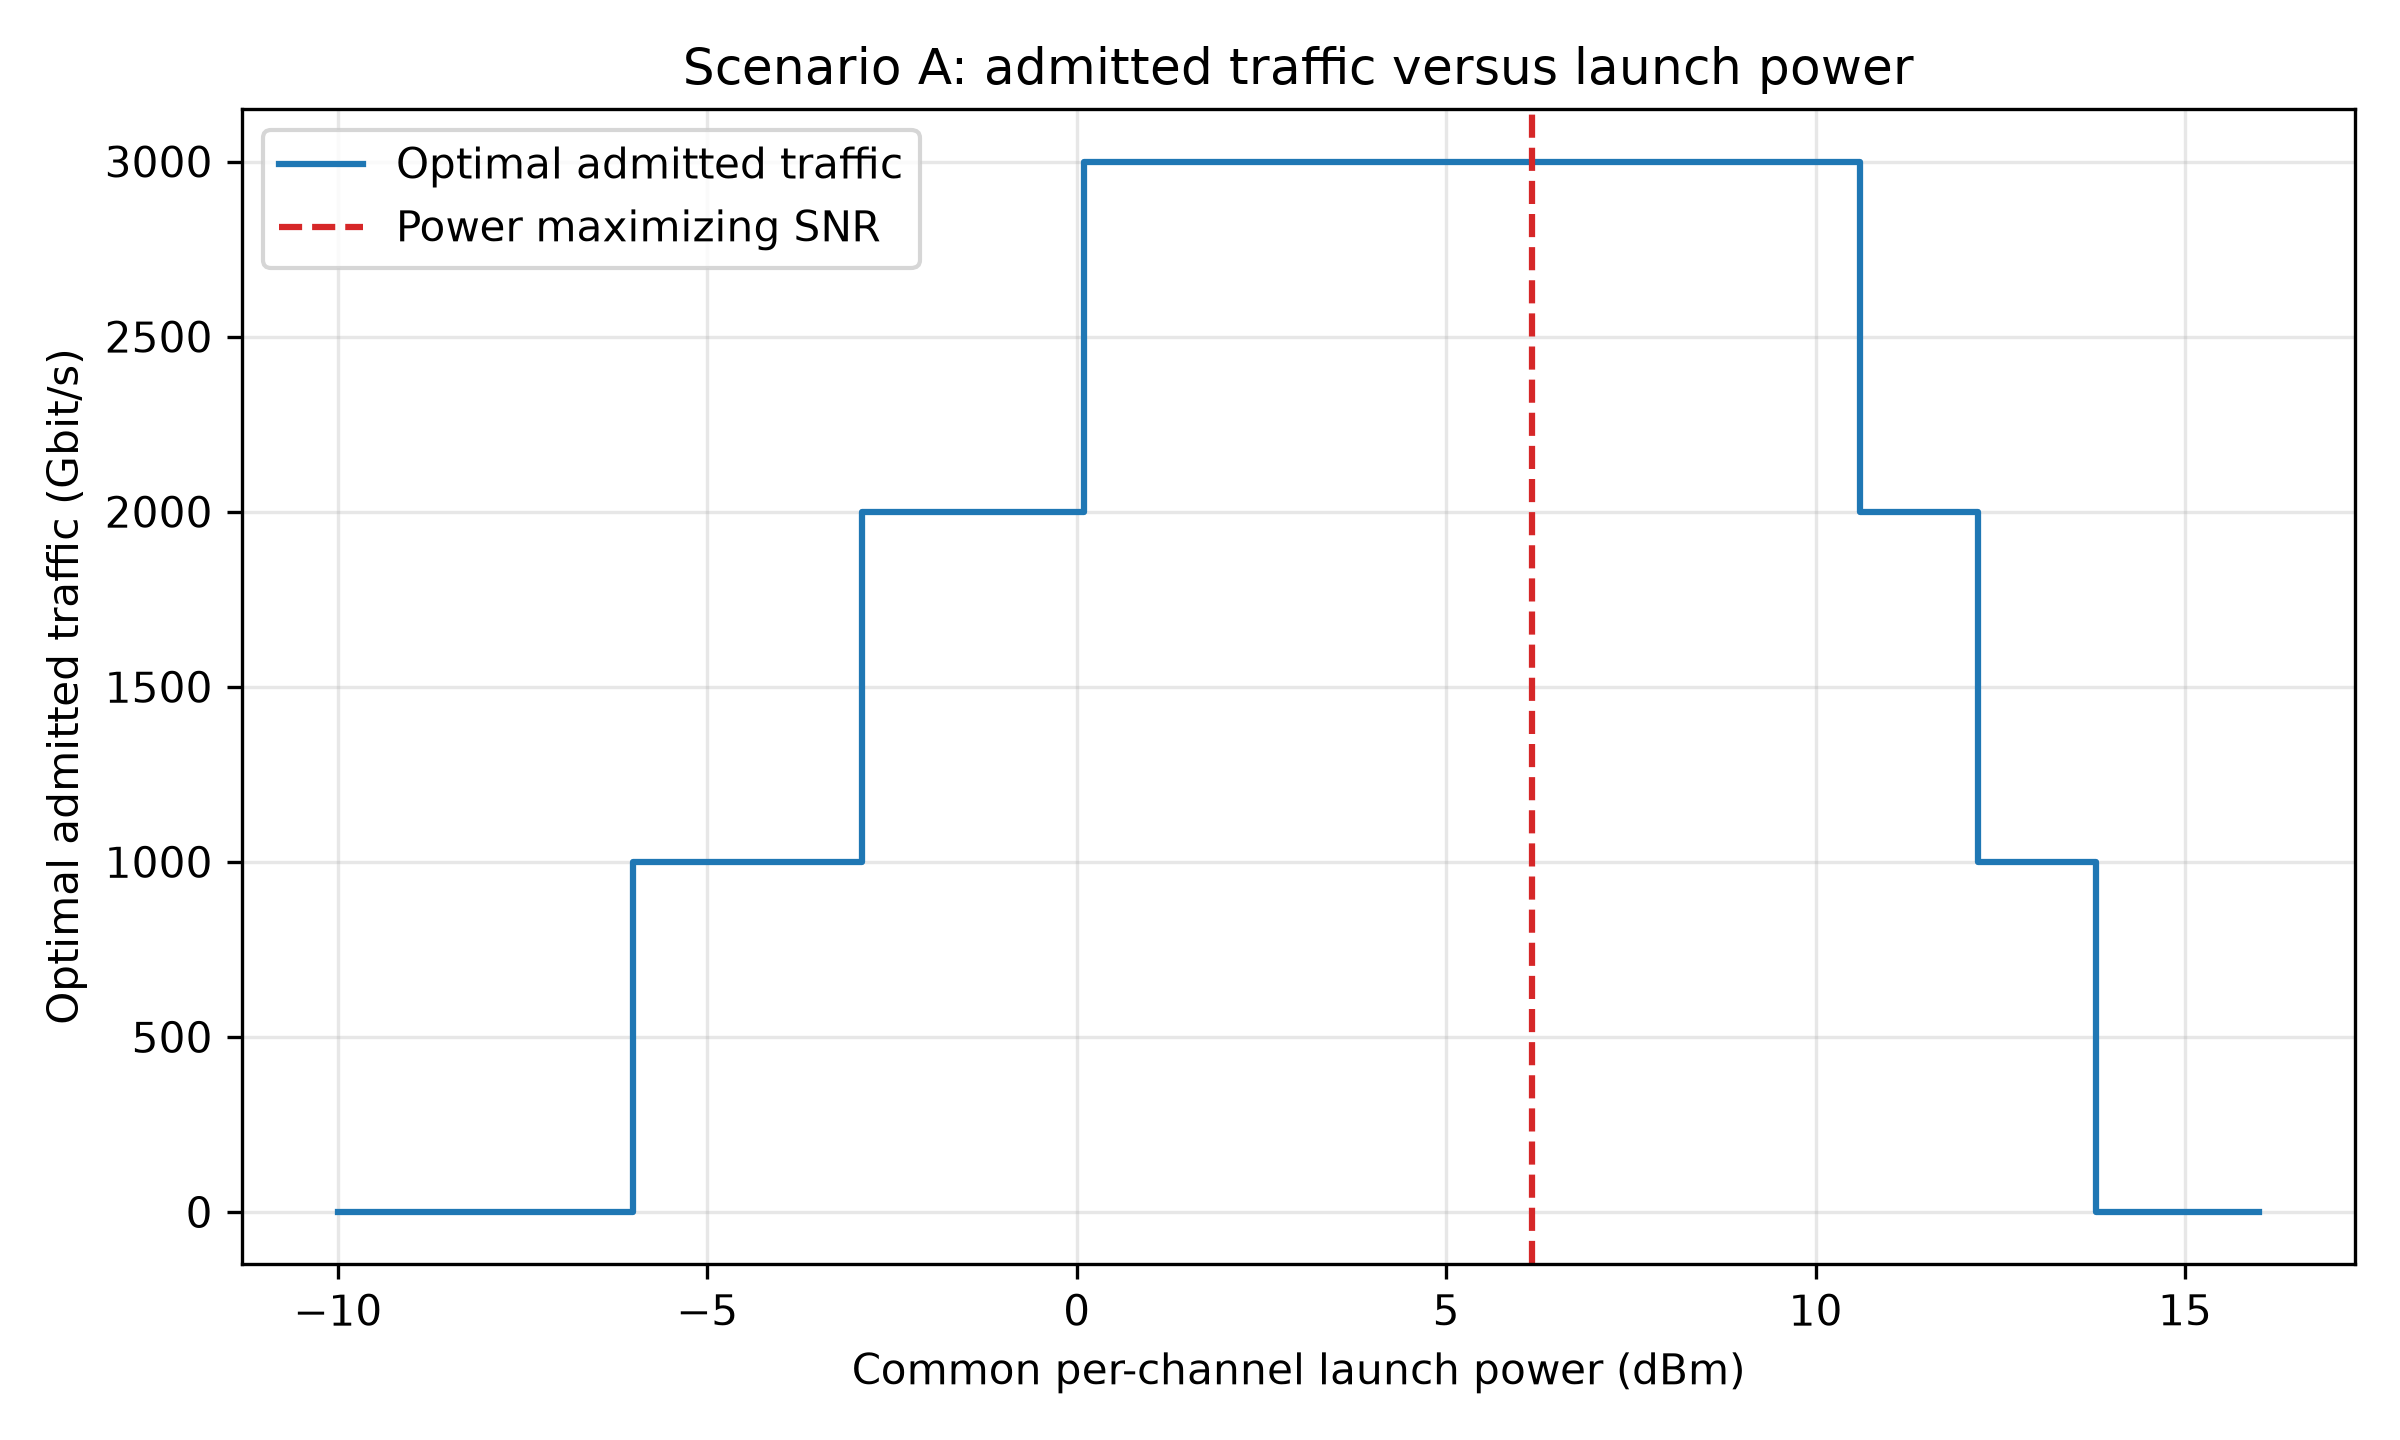

This chart was generated by the following Python code:
import math

# 光纤与信号参数
alpha_dB = 0.22       # 损耗，dB/km
Lspan_km = 80         # 单跨长度，km
gamma = 1.3          # 光纤非线性参数，1/(W·km)
beta2_abs = 21.3e-24 # 色散参数的绝对值，s²/km
Rs = 200e9           # 符号率，baud；假设零滚降矩形频谱

# 把 dB/km 换为指数衰减公式使用的 1/km
alpha = alpha_dB * math.log(10) / 10

# 论文式 (4.25)：分开计算，便于检查
loss_factor = (1 - math.exp(-alpha * Lspan_km)) ** 2

prefactor = (
    (32 / 27) * gamma**2 * loss_factor
    / (4 * math.pi * alpha * beta2_abs * Rs**2)
)

argument = math.pi**2 * beta2_abs * Rs**2 / (2 * alpha)

X_spm = prefactor * math.asinh(argument)

print(f"alpha = {alpha:.6f} km^-1")
print(f"Single-span X_spm = {X_spm:.3f} W^-2")
# 单跨 XPM 系数：论文式 (4.24)
# delta_f 的单位为 Hz；用于不同且频谱不重叠的信道
def xpm_coefficient(delta_f):
    df = abs(delta_f)

    scale = math.pi**2 * beta2_abs * Rs / alpha
    upper = scale * (df + Rs / 2)
    lower = scale * (df - Rs / 2)

    return prefactor * (
        math.asinh(upper) - math.asinh(lower)
    )


# 先测试三个频率间隔
print("\n--- XPM from a single interfering channel ---")

for spacing_GHz in [400, 800, 1600]:
    X_xpm = xpm_coefficient(spacing_GHz * 1e9)

    print(
        f"Frequency spacing {spacing_GHz:4d} GHz: "
        f"X_xpm = {X_xpm:.3f} W^-2"
    )
# WDM 基线配置：所有信道均开启，且发射功率相同
B_total = 10e12       # 可用频带，Hz
spacing = 400e9      # 相邻信道中心间隔，Hz
Nch = int(B_total / spacing)

# Python 从 0 编号：25 个信道的中间编号为 12
i = Nch // 2

X_xpm_sum = 0.0

for j in range(Nch):
    if j == i:
        continue  # 跳过自身；自身的贡献已由 SPM 计算

    delta_f = abs(j - i) * spacing
    X_xpm_sum += xpm_coefficient(delta_f)

# 被观察信道的单跨总非线性系数
eta_span = X_spm + X_xpm_sum

print("\n--- Central WDM channel: single-span results ---")
print(f"Number of channels: {Nch}")
print(f"Observed channel index: {i} (zero-based)")
print(f"Single-span SPM coefficient: {X_spm:.3f} W^-2")
print(f"Single-span XPM sum: {X_xpm_sum:.3f} W^-2")
print(f"Single-span eta_span: {eta_span:.3f} W^-2")
import numpy as np
import matplotlib.pyplot as plt

# 多跨累积：先采用非相干基线
Nspan = 10
epsilon = 0.0

eta_total = (
    Nspan**(1 + epsilon) * X_spm
    + Nspan * X_xpm_sum
)

# ASE：沿用之前的高增益近似
h = 6.62607015e-34
nu = 193.5e12
NF_dB = 4.5

F = 10**(NF_dB / 10)
G = 10**(alpha_dB * Lspan_km / 10)

ASE_span = F * h * nu * Rs * G
ASE_total = Nspan * ASE_span

# 扫描所有信道共同采用的单信道发射功率
P_dBm_scan = np.linspace(-10, 12, 441)
P_W_scan = 10**((P_dBm_scan - 30) / 10)

NLI_scan = eta_total * P_W_scan**3
SNR_scan = P_W_scan / (ASE_total + NLI_scan)
SNR_ase = P_W_scan / ASE_total

# 解析最优点
P_opt_W = (ASE_total / (2 * eta_total))**(1 / 3)
P_opt_dBm = 10 * np.log10(P_opt_W / 1e-3)

SNR_opt = P_opt_W / (
    ASE_total + eta_total * P_opt_W**3
)
SNR_opt_dB = 10 * np.log10(SNR_opt)

print("\n--- 800 km incoherent GN baseline ---")
print(f"eta_total = {eta_total:.3f} W^-2")
print(f"Total ASE = {ASE_total * 1e6:.3f} μW")
print(f"Analytical optimal power = {P_opt_dBm:.3f} dBm")
print(f"Analytical maximum SNR = {SNR_opt_dB:.3f} dB")

# 绘图
plt.figure(figsize=(7, 4.5))
plt.plot(P_dBm_scan, 10 * np.log10(SNR_ase),
         "--", label="ASE only")
plt.plot(P_dBm_scan, 10 * np.log10(SNR_scan),
         label="ASE + NLI", linewidth=2)
plt.scatter(P_opt_dBm, SNR_opt_dB,
            color="red", label="Maximum SNR", zorder=5)

plt.xlabel("Launch power per channel (dBm)")
plt.ylabel("Central-channel SNR (dB)")
plt.title(
    f"{Nspan * Lspan_km} km, {Nch} channels "
    f"(epsilon={epsilon:g})"
)
plt.grid(True, alpha=0.3)
plt.legend()
plt.tight_layout()
plt.savefig("step4_snr_vs_power.png", dpi=300)

# --- 第 10 步：路径 SNR → 调制格式 → 单信道净速率 ---

# 论文表 4.2：
# (调制格式, 双偏振每符号比特数, 所需 SNR / dB)
# 使用 pre-FEC BER = 0.015，对应 20% FEC 开销
formats = [
    ("PM-BPSK",     2,  3.72),
    ("PM-QPSK",     4,  6.73),
    ("PM-8QAM",     6, 10.81),
    ("PM-16QAM",    8, 13.24),
    ("PM-32QAM",   10, 16.22),
    ("PM-64QAM",   12, 19.01),
    ("PM-128QAM",  14, 21.81),
    ("PM-256QAM",  16, 24.65),
    ("PM-512QAM",  18, 27.38),
    ("PM-1024QAM", 20, 30.27),
]

fec_overhead = 0.20
P0 = P_opt_W  # 各条路径均使用相同的单信道功率


def route_snr_dB(ns):
    """Return the central-channel SNR for a fully loaded route of ns spans."""
    ase = ns * ASE_span
    eta = ns**(1 + epsilon) * X_spm + ns * X_xpm_sum
    snr = P0 / (ase + eta * P0**3)
    return 10 * np.log10(snr)


print("\n--- Modulation formats and per-channel net rates at different distances ---")
print(f"Common per-channel power: {P_opt_dBm:.3f} dBm")

for ns in [10, 20, 30, 40, 50]:
    length_km = ns * Lspan_km
    snr_dB = route_snr_dB(ns)

    # 格式按阶数升序排列，保留满足门限的最高阶格式
    selected = None
    for name, bits_dp, required_dB in formats:
        if snr_dB >= required_dB:
            selected = (name, bits_dp)

    if selected is None:
        print(f"L = {length_km:4.0f} km: No available modulation format")
    else:
        name, bits_dp = selected
        rate_net = Rs * bits_dp / (1 + fec_overhead)

        print(
            f"L = {length_km:4.0f} km: "
            f"SNR = {snr_dB:.3f} dB, "
            f"{name:8s}, "
            f"Net rate = {rate_net / 1e9:.1f} Gbit/s"
        )
# --- 第 11 步：计算候选路径的传输能力 ---

# 双向链路：键中的节点按字母顺序排列，数值单位为 km
links_km = {
    ("A", "B"): 400,
    ("B", "D"): 400,
    ("A", "C"): 800,
    ("C", "D"): 800,
    ("B", "C"): 1200,
}

# 本步先手动指定三条候选路径
import networkx as nx
from itertools import islice

# --- 第 14 步：自动生成候选最短路径 ---

# 根据已有链路数据建立无向图，以距离作为边的权重
graph = nx.Graph()

for (u, v), length_km in links_km.items():
    graph.add_edge(u, v, length_km=length_km)

source_node = "A"
target_node = "D"
K = 4

# 按总距离从短到长生成不重复节点的路径，最多取 K 条
path_generator = nx.shortest_simple_paths(
    graph,
    source_node,
    target_node,
    weight="length_km",
)

routes = list(islice(path_generator, K))

print("\n--- Automatically generated candidate routes ---")

for rank, route in enumerate(routes, start=1):
    length_km = sum(
        graph[u][v]["length_km"]
        for u, v in zip(route[:-1], route[1:])
    )

    route_name = " -> ".join(route)

    print(
        f"Route {rank}: {route_name}, "
        f"L = {length_km:.0f} km"
    )

print("\n--- Candidate routes from A to D ---")

for route in routes:
    length_km = 0

    # 依次取出路径中的相邻节点，并累加链路长度
    for u, v in zip(route[:-1], route[1:]):
        key = tuple(sorted((u, v)))
        length_km += links_km[key]

    # 本例每条链路均由完整的 80 km 跨组成
    ns = int(length_km / Lspan_km)
    snr_dB = route_snr_dB(ns)

    # 选择满足 SNR 门限的最高阶调制格式
    selected = None
    for name, bits_dp, required_dB in formats:
        if snr_dB >= required_dB:
            selected = (name, bits_dp)

    route_name = " -> ".join(route)

    if selected is None:
        print(f"{route_name}: No supported modulation format")
    else:
        name, bits_dp = selected
        rate_net = Rs * bits_dp / (1 + fec_overhead)

        print(
            f"{route_name}: "
            f"L = {length_km:.0f} km, "
            f"Ns = {ns}, "
            f"SNR = {snr_dB:.3f} dB, "
            f"{name}, "
            f"Net rate = {rate_net / 1e9:.1f} Gbit/s"
        )

# --- 第 12 步：检查候选路径的波长连续性 ---

# 人为设置各链路的空闲波长编号，其余编号视为已占用
# 波长编号采用 1 到 Nch，物理模型仍保留 Nch = 25
free_wavelengths = {
    ("A", "B"): {1, 2},
    ("B", "D"): {3, 4},
    ("A", "C"): {5, 6},
    ("C", "D"): {6, 7},
    ("B", "C"): {2, 6},
}

print("\n--- Wavelength continuity check ---")

for route in routes:
    # 从全部波长开始，逐段取空闲波长集合的交集
    common_free = set(range(1, Nch + 1))

    for u, v in zip(route[:-1], route[1:]):
        key = tuple(sorted((u, v)))
        common_free = common_free.intersection(
            free_wavelengths[key]
        )

    route_name = " -> ".join(route)

    if common_free:
        print(
            f"{route_name}: "
            f"Common free wavelengths = {sorted(common_free)}"
        )
    else:
        print(
            f"{route_name}: "
            "No common free wavelength"
        )
# --- 第 13 步：接受连接请求并更新波长占用状态 ---

def allocate_connection(demand_gbps, wavelength_rule="max"):
    # 按给定顺序检查候选路径，目前按距离从短到长排列
    for route in routes:
        link_keys = [
            tuple(sorted((u, v)))
            for u, v in zip(route[:-1], route[1:])
        ]

        # 计算路径距离、跨数和保守估计的 SNR
        length_km = sum(links_km[key] for key in link_keys)
        ns = int(length_km / Lspan_km)
        snr_dB = route_snr_dB(ns)

        # 选择满足 SNR 门限的最高阶调制格式
        selected = None
        for name, bits_dp, required_dB in formats:
            if snr_dB >= required_dB:
                selected = (name, bits_dp)

        if selected is None:
            continue

        name, bits_dp = selected
        rate_net = Rs * bits_dp / (1 + fec_overhead)

        # 单信道净速率不足时，继续检查下一条路径
        if rate_net < demand_gbps * 1e9:
            continue

        # 检查整条路径上的共同空闲波长
        common_free = set(range(1, Nch + 1))
        for key in link_keys:
            common_free = common_free.intersection(
                free_wavelengths[key]
            )

        if not common_free:
            continue

        # First-fit：选择编号最小的共同空闲波长
                # 根据参数选择最小或最大编号的共同空闲波长
        if wavelength_rule == "min":
            wavelength = min(common_free)
        elif wavelength_rule == "max":
            wavelength = max(common_free)
        else:
            raise ValueError(
                "wavelength_rule must be 'min' or 'max'."
            )

        # 所有检查通过后，才更新整条路径的资源状态
        for key in link_keys:
            free_wavelengths[key].remove(wavelength)

        return {
            "route": route,
            "wavelength": wavelength,
            "modulation": name,
            "net_rate_gbps": rate_net / 1e9,
        }

    # 所有候选路径均未通过检查
    return None


# 两个请求依次到来，第二个请求会看到第一个请求占用后的状态
requests_gbps = [1000.0, 1000.0]

print("\n--- Sequential connection allocation ---")

for request_id, demand_gbps in enumerate(requests_gbps, start=1):
    print(
        f"Request {request_id}: A -> D, "
        f"Demand = {demand_gbps:.1f} Gbit/s"
    )

    result = allocate_connection(demand_gbps)

    if result is None:
        print("  Blocked: no feasible candidate route.")
    else:
        route_name = " -> ".join(result["route"])
        print(
            f"  Accepted: {route_name}, "
            f"Wavelength = {result['wavelength']}, "
            f"{result['modulation']}, "
            f"Net rate = {result['net_rate_gbps']:.1f} Gbit/s"
        )

print("\n--- Remaining free wavelengths ---")
for key in [("A", "C"), ("C", "D")]:
    print(
        f"{key[0]} - {key[1]}: "
        f"{sorted(free_wavelengths[key])}"
    )
# --- 第 15 步：比较候选路径数量 K 对接入结果的影响 ---

# 重新定义实验的初始状态，避免使用之前已被占用的状态
initial_free_wavelengths = {
    ("A", "B"): {1, 2},
    ("B", "D"): {3, 4},
    ("A", "C"): {5, 6},
    ("C", "D"): {6, 7},
    ("B", "C"): {2, 6},
}

# 保存最多四条候选路径，按距离从短到长排列
all_routes = list(
    islice(
        nx.shortest_simple_paths(
            graph, "A", "D", weight="length_km"
        ),
        4,
    )
)

test_requests_gbps = [1000.0, 1000.0]

print("\n--- Effect of candidate route count K ---")

for k in range(1, len(all_routes) + 1):
    # 当前实验只允许使用前 k 条候选路径
    routes = all_routes[:k]

    # 每组实验都恢复相同的初始资源状态
    # 每个集合也要单独复制，避免修改初始数据
    free_wavelengths = {
        key: wavelengths.copy()
        for key, wavelengths in initial_free_wavelengths.items()
    }

    accepted = 0
    carried_gbps = 0.0

    # 同一组实验内，请求依次到来并更新资源占用
    for demand_gbps in test_requests_gbps:
        result = allocate_connection(demand_gbps)

        if result is not None:
            accepted += 1
            carried_gbps += demand_gbps

    total_requests = len(test_requests_gbps)
    blocked = total_requests - accepted
    blocked_fraction = blocked / total_requests

    print(
        f"K = {k}: "
        f"Accepted = {accepted}/{total_requests}, "
        f"Blocked fraction = {blocked_fraction:.1%}, "
        f"Carried traffic = {carried_gbps:.1f} Gbit/s"
    )
# --- 第 16 步：不同节点对的请求共享网络资源 ---

# 本组实验开始前，恢复原始资源状态
free_wavelengths = {
    key: wavelengths.copy()
    for key, wavelengths in initial_free_wavelengths.items()
}

# 请求依次到来：(起点, 终点, 需求速率 / Gbit/s)
traffic_requests = [
    ("C", "D", 1000.0),
    ("A", "D", 1000.0),
    ("B", "D", 1000.0),
    ("A", "D", 1000.0),
]

k_candidates = 4
accepted_count = 0
carried_gbps = 0.0

print("\n--- Connection allocation for multiple node pairs ---")

for request_id, request in enumerate(traffic_requests, start=1):
    source_node, target_node, demand_gbps = request

    # 为当前请求的起点和终点重新生成候选路径
    routes = list(
        islice(
            nx.shortest_simple_paths(
                graph,
                source_node,
                target_node,
                weight="length_km",
            ),
            k_candidates,
        )
    )

    # 分配函数使用当前请求的 routes 和共享的资源状态
    result = allocate_connection(demand_gbps)

    print(
        f"Request {request_id}: "
        f"{source_node} -> {target_node}, "
        f"Demand = {demand_gbps:.1f} Gbit/s"
    )

    if result is None:
        print("  Blocked: no feasible candidate route.")
    else:
        accepted_count += 1
        carried_gbps += demand_gbps

        route_name = " -> ".join(result["route"])
        print(
            f"  Accepted: {route_name}, "
            f"Wavelength = {result['wavelength']}, "
            f"{result['modulation']}, "
            f"Net rate = {result['net_rate_gbps']:.1f} Gbit/s"
        )

total_requests = len(traffic_requests)
blocked_fraction = (
    total_requests - accepted_count
) / total_requests

print("\n--- Traffic summary ---")
print(f"Accepted requests = {accepted_count}/{total_requests}")
print(f"Blocked fraction = {blocked_fraction:.1%}")
print(f"Carried traffic = {carried_gbps:.1f} Gbit/s")
# --- 第 19 步：在两个资源场景下比较波长选择规则 ---

# 场景 B：只修改 A-C 链路的初始空闲波长
scenario_b = {
    key: wavelengths.copy()
    for key, wavelengths in initial_free_wavelengths.items()
}
scenario_b[("A", "C")] = {5, 7}

scenarios = [
    ("A", initial_free_wavelengths),
    ("B", scenario_b),
]

print("\n--- Comparison of wavelength selection rules ---")

for scenario_name, initial_state in scenarios:
    for rule in ["min", "max"]:
        # 每种规则都从当前场景的同一初始状态开始
        free_wavelengths = {
            key: wavelengths.copy()
            for key, wavelengths in initial_state.items()
        }

        accepted = 0
        carried_gbps = 0.0

        # 使用相同的请求及到达顺序
        for source_node, target_node, demand_gbps in traffic_requests:
            routes = list(
                islice(
                    nx.shortest_simple_paths(
                        graph,
                        source_node,
                        target_node,
                        weight="length_km",
                    ),
                    k_candidates,
                )
            )

            result = allocate_connection(
                demand_gbps,
                wavelength_rule=rule,
            )

            if result is not None:
                accepted += 1
                carried_gbps += demand_gbps

        print(
            f"Scenario {scenario_name}, rule = {rule}: "
            f"Accepted = {accepted}/{len(traffic_requests)}, "
            f"Carried traffic = {carried_gbps:.1f} Gbit/s"
        )
from itertools import product

# --- 第 20 步：穷举求解小网络的离线最优分配 ---

def feasible_options(source, target, demand_gbps, initial_state):
    # 列出一个请求所有满足传输质量和初始资源约束的方案
    options = []

    candidate_paths = islice(
        nx.shortest_simple_paths(
            graph, source, target, weight="length_km"
        ),
        k_candidates,
    )

    for route in candidate_paths:
        link_keys = [
            tuple(sorted((u, v)))
            for u, v in zip(route[:-1], route[1:])
        ]

        length_km = sum(links_km[key] for key in link_keys)
        ns = int(length_km / Lspan_km)
        snr_dB = route_snr_dB(ns)

        # 计算所有可用调制格式对应的净速率
        supported_rates = [
            Rs * bits_dp / (1 + fec_overhead)
            for _, bits_dp, required_dB in formats
            if snr_dB >= required_dB
        ]

        if not supported_rates:
            continue
        if max(supported_rates) < demand_gbps * 1e9:
            continue

        # 检查初始状态下整条路径的共同空闲波长
        common_free = set(range(1, Nch + 1))
        for key in link_keys:
            common_free.intersection_update(initial_state[key])

        # 每个共同空闲波长都对应一个可选方案
        for wavelength in sorted(common_free):
            options.append({
                "route": route,
                "wavelength": wavelength,
                "resources": {
                    (key, wavelength) for key in link_keys
                },
            })

    return options


print("\n--- Offline optimum by exhaustive search ---")

for scenario_name, initial_state in scenarios:
    # None 表示不接入该请求
    choices = [
        feasible_options(source, target, demand, initial_state)
        + [None]
        for source, target, demand in traffic_requests
    ]

    best_rate = -1.0
    best_plan = None

    # 每个请求各选一个方案，组成一个完整的网络分配方案
    for plan in product(*choices):
        occupied_resources = []

        for option in plan:
            if option is not None:
                occupied_resources.extend(option["resources"])

        # 重复出现的“链路＋波长”意味着资源冲突
        if len(occupied_resources) != len(set(occupied_resources)):
            continue

        carried_gbps = sum(
            request[2]
            for request, option in zip(traffic_requests, plan)
            if option is not None
        )

        if carried_gbps > best_rate:
            best_rate = carried_gbps
            best_plan = plan

    accepted = sum(option is not None for option in best_plan)

    print(
        f"Scenario {scenario_name}: "
        f"Accepted = {accepted}/{len(traffic_requests)}, "
        f"Optimal carried traffic = {best_rate:.1f} Gbit/s"
    )

    for request_id, option in enumerate(best_plan, start=1):
        if option is None:
            print(f"  Request {request_id}: Not admitted")
        else:
            route_name = " -> ".join(option["route"])
            print(
                f"  Request {request_id}: {route_name}, "
                f"Wavelength = {option['wavelength']}"
            )
from scipy.optimize import milp, Bounds, LinearConstraint

# --- 第 21 步：用 0-1 整数线性规划求解联合分配 ---

# --- 第 22 步：共同发射功率对最优接入业务量的影响 ---

def optimal_admitted_traffic(initial_state):
    # 为当前功率重新计算可行方案
    variables = [
        (request_index, option)
        for request_index, (source, target, demand) in enumerate(
            traffic_requests
        )
        for option in feasible_options(
            source, target, demand, initial_state
        )
    ]

    # 功率过低或过高时，可能没有任何满足速率要求的方案
    if not variables:
        return 0.0

    resources = sorted({
        resource
        for _, option in variables
        for resource in option["resources"]
    })

    n_requests = len(traffic_requests)
    n_variables = len(variables)

    resource_rows = {
        resource: n_requests + row
        for row, resource in enumerate(resources)
    }

    A = np.zeros((
        n_requests + len(resources),
        n_variables,
    ))
    c = np.zeros(n_variables)

    for column, (request_index, option) in enumerate(variables):
        c[column] = -traffic_requests[request_index][2]
        A[request_index, column] = 1.0

        for resource in option["resources"]:
            A[resource_rows[resource], column] = 1.0

    result = milp(
        c=c,
        integrality=np.ones(n_variables, dtype=int),
        bounds=Bounds(0.0, 1.0),
        constraints=LinearConstraint(A, 0.0, 1.0),
        options={"mip_rel_gap": 0.0},
    )

    if not result.success:
        raise RuntimeError(result.message)

    return -result.fun


# 扫描共同单信道功率，步长为 0.1 dB
P_network_dBm = np.linspace(-10, 16, 261)
traffic_scan = np.zeros_like(P_network_dBm)

# route_snr_dB() 使用全局变量 P0，扫描时逐点更新它
saved_power = P0

for index, power_dBm in enumerate(P_network_dBm):
    P0 = 10**((power_dBm - 30) / 10)

    # 始终使用场景 A 的初始资源状态
    traffic_scan[index] = optimal_admitted_traffic(
        initial_free_wavelengths
    )

# 扫描结束后恢复原来的功率
P0 = saved_power

print("\n--- Optimal admitted traffic versus launch power ---")

for sample_power in [-10, -5, 0, 5, 10, 12, 13, 14]:
    index = np.argmin(np.abs(P_network_dBm - sample_power))
    print(
        f"P = {P_network_dBm[index]:5.1f} dBm: "
        f"Optimal admitted traffic = "
        f"{traffic_scan[index]:.1f} Gbit/s"
    )

max_traffic = np.max(traffic_scan)
best_mask = np.isclose(traffic_scan, max_traffic)
best_powers = P_network_dBm[best_mask]

print(f"Maximum admitted traffic = {max_traffic:.1f} Gbit/s")
print(
    f"First/last power samples at maximum = "
    f"{best_powers[0]:.1f}, {best_powers[-1]:.1f} dBm"
)

# 绘制阶梯图，并标出之前得到的 SNR 最优功率
plt.figure(figsize=(8, 4.8))
plt.step(
    P_network_dBm,
    traffic_scan,
    where="post",
    label="Optimal admitted traffic",
)
plt.axvline(
    P_opt_dBm,
    color="tab:red",
    linestyle="--",
    label="Power maximizing SNR",
)
plt.xlabel("Common per-channel launch power (dBm)")
plt.ylabel("Optimal admitted traffic (Gbit/s)")
plt.title("Scenario A: admitted traffic versus launch power")
plt.grid(True, alpha=0.3)
plt.legend()
plt.tight_layout()
plt.savefig("step22_traffic_vs_power.png", dpi=300)

plt.show()
